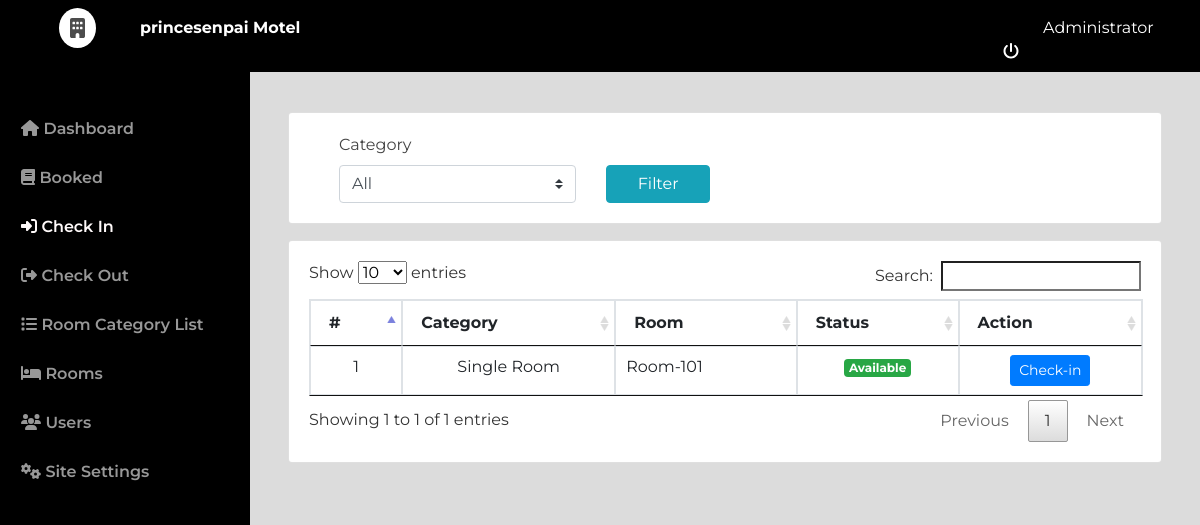
The page /admin/index.php?page=check_in (signed in) on the database as committed earlier.
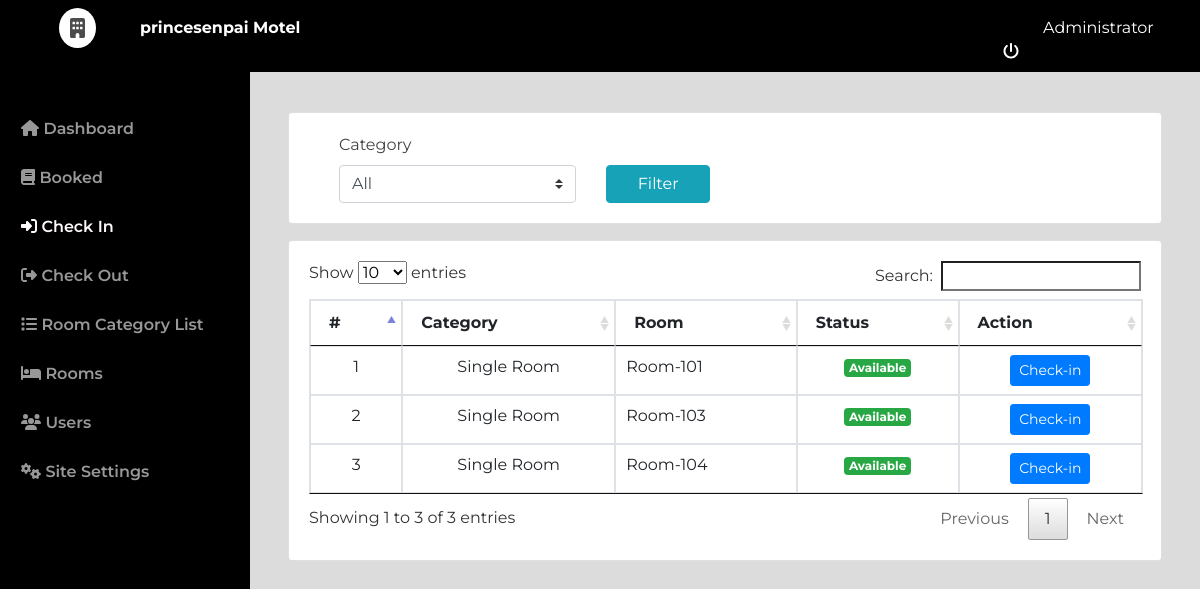
The same page on the database as committed later.
### tables this page shows
CREATE TABLE `rooms` (
  `id` int(30) NOT NULL,
  `room` varchar(30) NOT NULL,
  `category_id` int(30) NOT NULL,
  `status` tinyint(1) NOT NULL DEFAULT 0 COMMENT '0 = Available , 1= Unvailables'
);

### admin/check_in.php (the view, shortened to what this page needs)
<?php include('db_connect.php'); ?>
<div class="container-fluid">
	<div class="col-lg-12  mt-5">
		<div class="row">
			<div class="col-md-12">
				<div class="card">
					<div class="card-body">
						<div class="container-fluid">
							<div class="col-md-12">
								<form id="filter">
									<div class="row">
										<div class=" col-md-4">
											<label class="control-label">Category</label>
											<select class="custom-select browser-default" name="category_id">
												<option value="all" <?php echo isset($_GET['category_id']) && $_GET['category_id'] == 'all' ? 'selected' : '' ?>>All</option>
												<?php
												$cat = $conn->query("SELECT * FROM room_categories order by name asc ");
												while($row= $cat->fetch_assoc()) {
													$cat_name[$row['id']] = $row['name'];
													?>
												<?php
												}
												?>
											</select>
										</div>
										<div class="col-md-2">
											<label for="" class="control-label">&nbsp</label>
											<button class="btn btn-block btn-info">Filter</button>
										</div>
									</div>
								</form>
							</div>
						</div>
					</div>
				</div>
			</div>
		</div>
		<div class="row mt-3">
			<div class="col-md-12">
				<div class="card">
					<div class="card-body">
						<table class="table table-bordered">
							<thead>
								<th>#</th>
								<th>Category</th>
								<th>Room</th>
								<th>Status</th>
								<th>Action</th>
							</thead>
							<tbody>
								<?php
								$i = 1;
								$where = '';
									if(empty($where))
										$where .= " where status = '0' ";
									else
										$where .= " and status = '0' ";
								$rooms = $conn->query("SELECT * FROM rooms ".$where." order by id asc");
								while($row=$rooms->fetch_assoc()):
								?>
								<tr>
									<td class="text-center"><?php echo $i++ ?></td>
									<td class="text-center"><?php echo $cat_name[$row['category_id']] ?></td>
									<td class=""><?php echo $row['room'] ?></td>
									<?php if($row['status'] == 0): ?>
										<td class="text-center"><span class="badge badge-success">Available</span></td>
									<?php else: ?>
										<td class="text-center"><span class="badge badge-default">Unavailable</span></td>
									<?php endif; ?>
									<td class="text-center">
											<button class="btn btn-sm btn-primary check_in" type="button" data-id="<?php echo $row['id'] ?>">Check-in</button>
									</td>
								</tr>
							<?php endwhile; ?>
							</tbody>
						</table>
					</div>
				</div>
			</div>
		</div>
	</div>
</div>

Rows that differ between the two databases and show on the page:
now on this page (row edited): rooms: category "Single Room", room "Room-103", status "Available"
added rooms: category "Single Room", room "Room-104", status "Available"
Other text that changed with them:
text written by a page script: "Show entries Search: Showing 1 to 1 of 1 entries Previous 1 Next" → "Show entries Search: Showing 1 to 3 of 3 entries Previous 1 Next"
